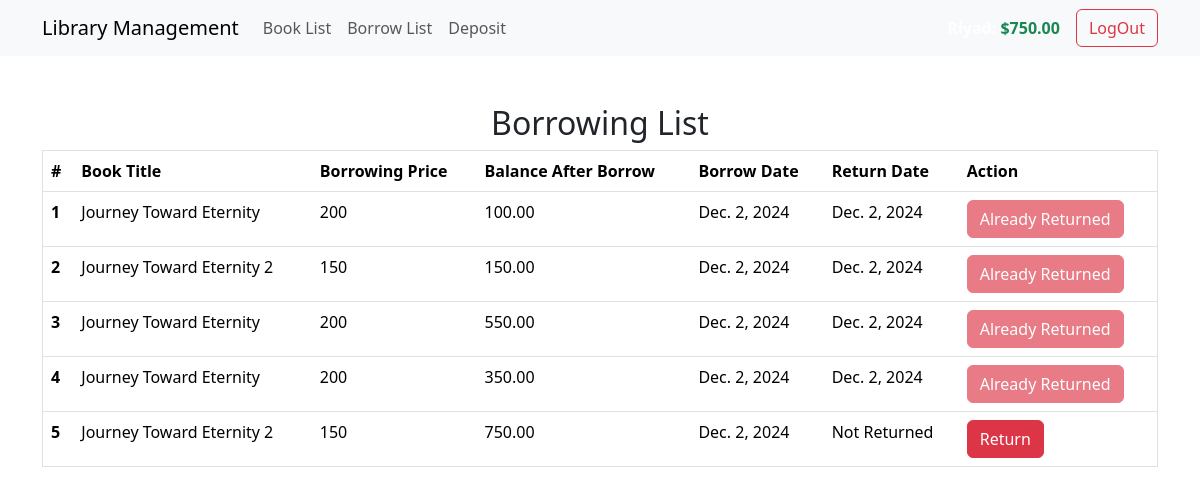
The page /borrowings/ (signed in) on the database its author committed.
### accounts/models.py (models this page shows, shortened)
class Profile(models.Model):
    user = models.OneToOneField(User, on_delete=models.CASCADE, related_name='profile')
    balance = models.DecimalField(max_digits=10, decimal_places=2, default=0.00)

### borrowing/models.py (models this page shows)
class Borrowing(models.Model):
    user = models.ForeignKey(User, on_delete=models.CASCADE, related_name='borrowings')
    book = models.ForeignKey(Book, on_delete=models.CASCADE)
    balance_after_borrowing = models.DecimalField(max_digits=10, decimal_places=2)
    borrowing_date = models.DateField(auto_now_add=True)
    return_date = models.DateField(null=True, blank=True)

### books/models.py (models this page shows, shortened)
class Book(models.Model):
    title = models.CharField(max_length=25)
    description = models.TextField(max_length=250)
    image = models.ImageField(upload_to="images/")
    borrowing_price = models.IntegerField()
    category = models.ForeignKey(Category, on_delete=models.CASCADE, related_name='books')

### borrowing/views.py (the view)
# urls.py: path('', borrowing_list, name="borrowinglist_page"),
def borrowing_list(req):
    borrowings = Borrowing.objects.filter(user=req.user)
    return render(req, 'borrowing_list.html', {'borrowings':borrowings})

### borrowing/templates/borrowing_list.html
{% extends "base.html" %}
{% block content %}
    <div>
        <h2 class="text-center my-2">Borrowing List</h2>
        <table class="table border rounded">
            <thead>
              <tr>
                <th scope="col">#</th>
                <th scope="col">Book Title</th>
                <th scope="col">Borrowing Price</th>
                <th scope="col">Balance After Borrow</th>
                <th scope="col">Borrow Date</th>
                <th scope="col">Return Date</th>
                <th scope="col">Action</th>
              </tr>
            </thead>
            <tbody>
              {% for borrow in borrowings %}
              <tr>
                    <th scope="row">{{borrow.id}}</th>
                    <td>{{borrow.book.title}}</td>
                    <td>{{borrow.book.borrowing_price}}</td>
                    <td>{{borrow.balance_after_borrowing}}</td>
                    <td>{{borrow.borrowing_date}}</td>
                    <td>{{borrow.return_date|default:"Not Returned"}}</td>
                    {% if borrow.return_date %}
                        <td><button class="btn btn-danger" disabled="disabled">Already Returned</button></td>
                    {% else %}
                        <td><a href="{% url 'return_book' borrow.id %}" class="btn btn-danger">Return</button></td>
                    {% endif %}
                  </tr>
                  {% endfor %}
            </tbody>
          </table>
    </div>
{% endblock content %}

### templates/navbar.html
{% load humanize %}
<nav class="navbar navbar-expand-lg bg-body-tertiary">
    <div class="container">
      <a class="navbar-brand" href="{% url 'homepage' %}">Library Management</a>
      <div class="collapse navbar-collapse" id="navbarSupportedContent">
        <ul class="navbar-nav me-auto mb-2 mb-lg-0">
          {% if request.user.is_authenticated %}
            <li class="nav-item">
              <a class="nav-link" href="{% url 'booklist_page' %}">Book List</a>
            </li>
            <li class="nav-item">
              <a class="nav-link" href="{% url 'borrowinglist_page' %}">Borrow List</a>
            </li>
            <li class="nav-item">
              <a class="nav-link" href="{% url 'deposit_page' %}">Deposit</a>
            </li>
          {% endif %}
        </ul>
          {% if request.user.is_authenticated %}
          <div class="d-flex align-items-center">
            <p class="m-0 me-3 fw-bold text-white">{{ request.user.username|title }}:
              <span class="text-success">${{ request.user.profile.balance|floatformat:2|intcomma }}</span>
            </p>
            <a href="{% url 'logout_page' %}" class="btn btn-outline-danger">LogOut</a>
          </div>
          {% else %}
          <a href="{% url 'register_page' %}" class="btn btn-outline-success me-2" type="submit">Register</a>
          <a href="{% url 'login_page' %}" class="btn btn-outline-primary" type="submit">LogIn</a>
          {% endif %}
      </div>
    </div>
  </nav>

### rows shown on the page
Borrowing: id "1", book "Journey Toward Eternity", book.borrowing_price "200", balance_after_borrowing "100.00", borrowing_date "Dec. 2, 2024", return_date "Dec. 2, 2024", shows "Already Returned"
Borrowing: id "2", book "Journey Toward Eternity 2", book.borrowing_price "150", balance_after_borrowing "150.00", borrowing_date "Dec. 2, 2024", return_date "Dec. 2, 2024", shows "Already Returned"
Borrowing: id "3", book "Journey Toward Eternity", book.borrowing_price "200", balance_after_borrowing "550.00", borrowing_date "Dec. 2, 2024", return_date "Dec. 2, 2024", shows "Already Returned"
Borrowing: id "4", book "Journey Toward Eternity", book.borrowing_price "200", balance_after_borrowing "350.00", borrowing_date "Dec. 2, 2024", return_date "Dec. 2, 2024", shows "Already Returned"
Borrowing: id "5", book "Journey Toward Eternity 2", book.borrowing_price "150", balance_after_borrowing "750.00", borrowing_date "Dec. 2, 2024", return_date "Not Returned"

### other values the page prints
{{ request.user.profile.balance|floatformat:2|intcomma }} "750.00"
